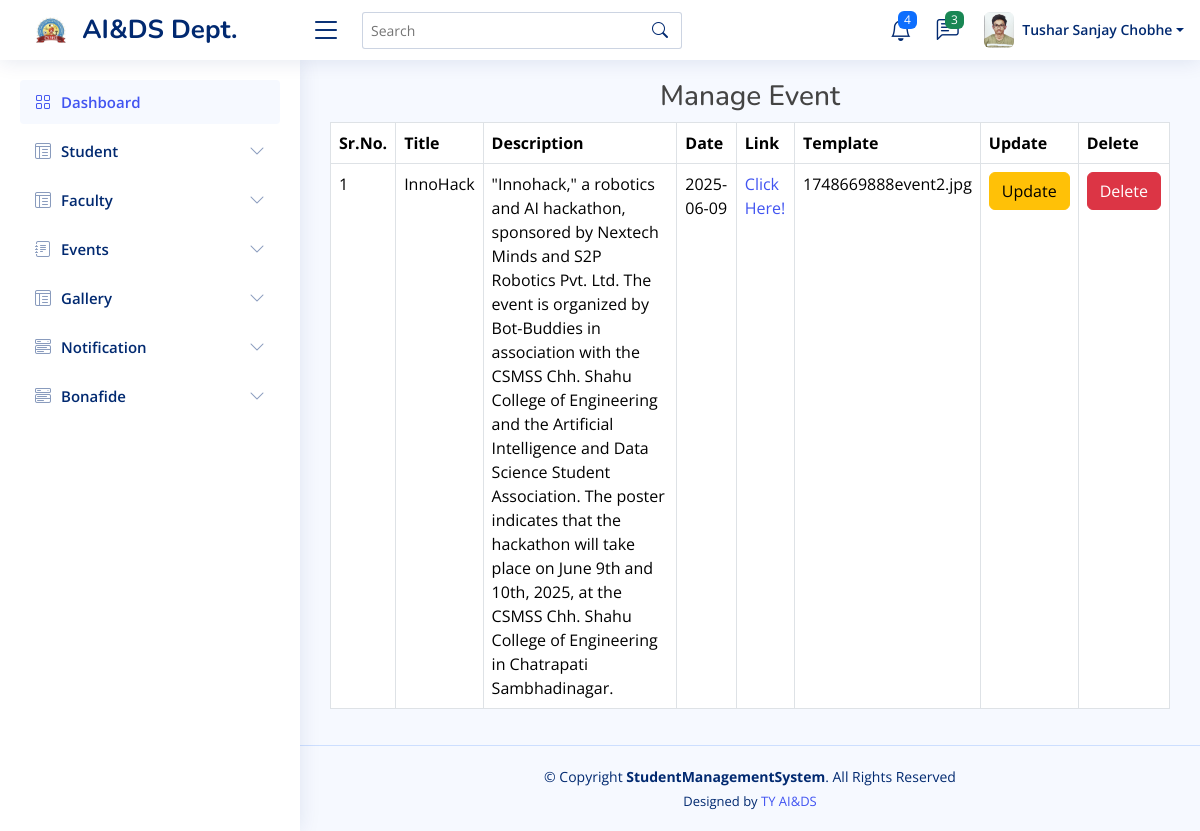
The page /manage-event.php (signed in) on the database its author committed.
### tables this page shows
CREATE TABLE `studentdata` (
  `PRN` bigint(255) NOT NULL,
  `fullName` varchar(255) NOT NULL,
  `Class` varchar(255) NOT NULL,
  `Gender` varchar(255) NOT NULL,
  `DOB` date NOT NULL,
  `Category` varchar(255) NOT NULL,
  `Contact` bigint(255) NOT NULL,
  `Email` varchar(255) NOT NULL,
  `collegeHostel` varchar(255) NOT NULL,
  `busFacility` varchar(255) NOT NULL,
  `Address` varchar(255) NOT NULL,
  `password` varchar(255) NOT NULL,
  `photo` varchar(255) NOT NULL
);

CREATE TABLE `event` (
  `Title` varchar(255) NOT NULL,
  `Description` varchar(2555) NOT NULL,
  `Date` date NOT NULL,
  `Form` varchar(255) NOT NULL,
  `Template` varchar(255) NOT NULL
);

### manage-event.php (the view)
<?php
  include("header.php");
  if($_GET["role"] == "faculty")
  {
     include("sidebar_faculty.php");
  }
  elseif($_GET["role"] == "student")
  {
     include("sidebar_student.php");
  }
  else
  {
    include("sidebar.php");
  }
?>
<main id="main" class="main">
  <section class="section dashboard">
    <div class="row">
    <div class="col-md-12">
        <h3 class="text-center">Manage Event</h3>
        <table class="table table-bordered">
          <tr>
            <th>Sr.No.</th>
            <th>Title</th>
            <th>Description</th>
            <th>Date</th>
            <th>Link</th>
            <th>Template</th>
            <th>Update</th>
            <th>Delete</th>
          </tr>
          <?php
            include("connection.php");
            $sql = "SELECT * FROM event";
            $result = $conn->query($sql);
            if ($result->num_rows > 0) {
              $count = 1;
              while ($row = $result->fetch_assoc()) {
                echo '
                <tr>
                  <td>' . $count++ . '</td>
                  <td>' . $row["Title"] . '</td>
                  <td>' . $row["Description"] . '</td>
                  <td>' . $row["Date"] . '</td>
                  <td><a href="'.$row["Form"] .'">Click Here!</a></td>
                  <td>' . $row["Template"] . '</td>
                  <td><a href="#" class="btn btn-warning">Update</a></td>
                  <td><a href="#" class="btn btn-danger">Delete</a></td>
                </tr>
                ';
              }
            } else {
              echo '
              <script type="text/javascript">
                document.getElementById("errorMessage").innerHTML = "No Record";
              </script>
              ';
            }
            ?>
        </table>
      </div>
    </div>
  </section>
</main>
<?php
  include("footer.php");
?>

### header.php (shortened to what this page needs)
<?php
include("connection.php");
$user = $_SESSION["userLogin"];
$myQuery = "SELECT * FROM studentdata WHERE Email='".$user."'";
$result = $conn->query($myQuery);
if ( $result->num_rows > 0)
{
    $row = $result->fetch_assoc();
    $fullname = $row["fullName"];
    $photo = $row["photo"];
}
?>
<!DOCTYPE html>
<html lang="en">
<head>
  <link href="assets/vendor/bootstrap/css/bootstrap.min.css" rel="stylesheet">
  <link href="assets/vendor/bootstrap-icons/bootstrap-icons.css" rel="stylesheet">
  <link href="assets/vendor/boxicons/css/boxicons.min.css" rel="stylesheet">
  <link href="assets/vendor/quill/quill.snow.css" rel="stylesheet">
  <link href="assets/vendor/quill/quill.bubble.css" rel="stylesheet">
  <link href="assets/vendor/remixicon/remixicon.css" rel="stylesheet">
  <link href="assets/vendor/simple-datatables/style.css" rel="stylesheet">
  <link href="assets/css/style.css" rel="stylesheet">
</head>
<body>
<header id="header" class="header fixed-top d-flex align-items-center">
<div class="d-flex align-items-center justify-content-between">
  <a href="index.html" class="logo d-flex align-items-center">
    <img src="images/clg-logo.png" alt="" class="m-3">
    <span class="d-none d-lg-block">AI&DS Dept.</span>
  </a>
  <i class="bi bi-list toggle-sidebar-btn"></i>
</div>
<div class="search-bar">
  <form class="search-form d-flex align-items-center" method="POST" action="#">
    <input type="text" name="query" placeholder="Search" title="Enter search keyword">
    <button type="submit" title="Search"><i class="bi bi-search"></i></button>
  </form>
</div>
<nav class="header-nav ms-auto">
  <ul class="d-flex align-items-center">
    <li class="nav-item dropdown">
      <a class="nav-link nav-icon" href="#" data-bs-toggle="dropdown">
        <i class="bi bi-bell"></i>
        <span class="badge bg-primary badge-number">4</span>
      </a>
    </li>
    <li class="nav-item dropdown">
      <a class="nav-link nav-icon" href="#" data-bs-toggle="dropdown">
        <i class="bi bi-chat-left-text"></i>
        <span class="badge bg-success badge-number">3</span>
      </a>
    </li>
    <li class="nav-item dropdown pe-3">
      <a class="nav-link nav-profile d-flex align-items-center pe-0" href="#" data-bs-toggle="dropdown">
        <?php echo '<img src="uploads/student/'.$photo.'" alt="Profile" class="rounded">' ?>
        <span class="d-none d-md-block dropdown-toggle ps-2"><?php echo $fullname ?></span>
      </a>
    </li>
  </ul>
</nav>
</header>

### assets/css/style.css (style rules this page uses)
:root { scroll-behavior: smooth; }
body { font-family: "Open Sans", sans-serif; background: #f6f9ff; color: #444444; }
a { color: #4154f1; text-decoration: none; }
h1, h2, h3, h4, h5, h6 { font-family: "Nunito", sans-serif; }
#main { margin-top: 60px; padding: 20px 30px; transition: all 0.3s; }
.logo { line-height: 1; }
@media (min-width: 1200px) { .logo { width: 280px; } }
.logo img { max-height: 26px; margin-right: 6px; }
.logo span { font-size: 26px; font-weight: 700; color: #012970; font-family: "Nunito", sans-serif; }
.header { transition: all 0.5s; z-index: 997; height: 60px; box-shadow: 0px 2px 20px rgba(1, 41, 112, 0.1); background-color: #fff; padding-left: 20px; }
.header .toggle-sidebar-btn { font-size: 32px; padding-left: 10px; cursor: pointer; color: #012970; }
.header .search-bar { min-width: 360px; padding: 0 20px; }
.header .search-form { width: 100%; }
.header .search-form input { border: 0; font-size: 14px; color: #012970; border: 1px solid rgba(1, 41, 112, 0.2); padding: 7px 38px 7px 8px; border-radius: 3px; transition: 0.3s; width: 100%; }
.header .search-form button { border: 0; padding: 0; margin-left: -30px; background: none; }
.header .search-form button i { color: #012970; }
.header-nav ul { list-style: none; }
.header-nav>ul { margin: 0; padding: 0; }
.header-nav .nav-icon { font-size: 22px; color: #012970; margin-right: 25px; position: relative; }
.header-nav .nav-profile { color: #012970; }
.header-nav .nav-profile img { max-height: 36px; }
.header-nav .nav-profile span { font-size: 14px; font-weight: 600; }
.header-nav .badge-number { position: absolute; inset: -2px -5px auto auto; font-weight: normal; font-size: 12px; padding: 3px 6px; }
@media (min-width: 1200px) { #main, #footer { margin-left: 300px; } }

### rows shown on the page
studentdata: photo (picture), fullName "Tushar Sanjay Chobhe"
event: Title "InnoHack", Description "\"Innohack,\" a robotics and AI hackathon, sponsored by Nextech Minds and S2P Robotics Pvt. Ltd. The event is organized by Bot-Buddies in association with the CSMSS Chh. Shahu College of Engineering and the Artificial Intelligence and Data Science Student Association. The poster indicates that the hackathon will take place on June 9th and 10th, 2025, at the CSMSS Chh. Shahu College of Engineering in Chatrapati Sambhadinagar.", Date "2025-06-09", Template "1748669888event2.jpg"
